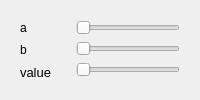
             <widget class="QWidget" name="page_8">
              <layout class="QHBoxLayout" name="horizontalLayout_5">
               <item>
                <widget class="QWidget" name="widget" native="true">
                 <property name="sizePolicy">
                  <sizepolicy hsizetype="Preferred" vsizetype="Preferred">
                   <horstretch>2</horstretch>
                   <verstretch>0</verstretch>
                  </sizepolicy>
                 </property>
                 <layout class="QVBoxLayout" name="verticalLayout_13">
                  <item>
                   <widget class="QLabel" name="alabel">
                    <property name="text">
                     <string>a</string>
                    </property>
                   </widget>
                  </item>
                  <item>
                   <widget class="QLabel" name="blabel">
                    <property name="text">
                     <string>b</string>
                    </property>
                   </widget>
                  </item>
                  <item>
                   <widget class="QLabel" name="valLabel">
                    <property name="font">
                     <font>
                      <pointsize>10</pointsize>
                      <italic>false</italic>
                     </font>
                    </property>
                    <property name="text">
                     <string>value</string>
                    </property>
                   </widget>
                  </item>
                 </layout>
                </widget>
               </item>
               <item>
                <widget class="QWidget" name="widget" native="true">
                 <property name="sizePolicy">
                  <sizepolicy hsizetype="Preferred" vsizetype="Preferred">
                   <horstretch>6</horstretch>
                   <verstretch>0</verstretch>
                  </sizepolicy>
                 </property>
                 <layout class="QVBoxLayout" name="verticalLayout_14">
                  <item>
                   <widget class="QSlider" name="sliderA">
                    <property name="maximum">
                     <number>255</number>
                    </property>
                    <property name="orientation">
                     <enum>Qt::Horizontal</enum>
                    </property>
                   </widget>
                  </item>
                  <item>
                   <widget class="QSlider" name="sliderB">
                    <property name="maximum">
                     <number>255</number>
                    </property>
                    <property name="orientation">
                     <enum>Qt::Horizontal</enum>
                    </property>
                   </widget>
                  </item>
                  <item>
                   <widget class="QSlider" name="sliderVal">
                    <property name="maximum">
                     <number>255</number>
                    </property>
                    <property name="orientation">
                     <enum>Qt::Horizontal</enum>
                    </property>
                   </widget>
                  </item>
                 </layout>
                </widget>
               </item>
              </layout>
             </widget>
